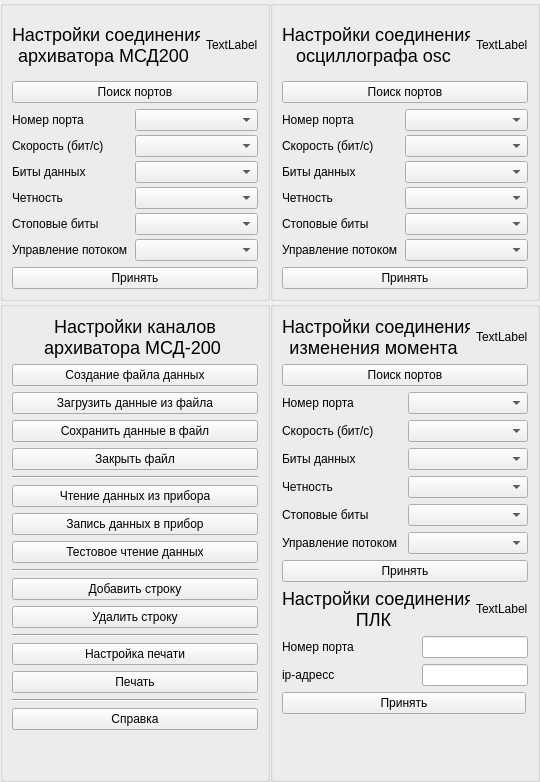
    <widget class="QWidget" name="widget_2" native="true">
     <layout class="QGridLayout" name="gridLayout_4">
      <property name="leftMargin">
       <number>0</number>
      </property>
      <property name="topMargin">
       <number>0</number>
      </property>
      <property name="rightMargin">
       <number>0</number>
      </property>
      <property name="bottomMargin">
       <number>0</number>
      </property>
      <property name="spacing">
       <number>0</number>
      </property>
      <item row="0" column="0">
       <widget class="QGroupBox" name="groupBox_4">
        <property name="sizePolicy">
         <sizepolicy hsizetype="Preferred" vsizetype="Preferred">
          <horstretch>0</horstretch>
          <verstretch>0</verstretch>
         </sizepolicy>
        </property>
        <property name="minimumSize">
         <size>
          <width>0</width>
          <height>0</height>
         </size>
        </property>
        <property name="maximumSize">
         <size>
          <width>270</width>
          <height>16777215</height>
         </size>
        </property>
        <property name="title">
         <string/>
        </property>
        <layout class="QGridLayout" name="gridLayout_5">
         <item row="0" column="0">
          <widget class="QLabel" name="label_7">
           <property name="sizePolicy">
            <sizepolicy hsizetype="Preferred" vsizetype="Preferred">
             <horstretch>0</horstretch>
             <verstretch>0</verstretch>
            </sizepolicy>
           </property>
           <property name="minimumSize">
            <size>
             <width>0</width>
             <height>60</height>
            </size>
           </property>
           <property name="maximumSize">
            <size>
             <width>16777215</width>
             <height>60</height>
            </size>
           </property>
           <property name="text">
            <string>&lt;div style=&quot;font-size: 18px;text-align: center;&quot;&gt;
&lt;p&gt;Настройки соединения&lt;br&gt;архиватора МСД200&lt;/p&gt;
&lt;/dev&gt;</string>
           </property>
          </widget>
         </item>
         <item row="0" column="1">
          <widget class="QLabel" name="label_38">
           <property name="text">
            <string>TextLabel</string>
           </property>
          </widget>
         </item>
         <item row="2" column="0" colspan="2">
          <layout class="QGridLayout" name="gridLayout_7">
           <property name="horizontalSpacing">
            <number>0</number>
           </property>
           <property name="verticalSpacing">
            <number>4</number>
           </property>
           <item row="0" column="0">
            <widget class="QLabel" name="label_8">
             <property name="text">
              <string>Номер порта</string>
             </property>
            </widget>
           </item>
           <item row="5" column="1">
            <widget class="QComboBox" name="comboBox_6">
             <property name="focusPolicy">
              <enum>Qt::StrongFocus</enum>
             </property>
            </widget>
           </item>
           <item row="4" column="0">
            <widget class="QLabel" name="label_12">
             <property name="text">
              <string>Стоповые биты</string>
             </property>
            </widget>
           </item>
           <item row="3" column="0">
            <widget class="QLabel" name="label_11">
             <property name="text">
              <string>Четность</string>
             </property>
            </widget>
           </item>
           <item row="1" column="1">
            <widget class="QComboBox" name="comboBox_2">
             <property name="focusPolicy">
              <enum>Qt::StrongFocus</enum>
             </property>
             <property name="currentIndex">
              <number>-1</number>
             </property>
            </widget>
           </item>
           <item row="2" column="1">
            <widget class="QComboBox" name="comboBox_3">
             <property name="focusPolicy">
              <enum>Qt::StrongFocus</enum>
             </property>
            </widget>
           </item>
           <item row="5" column="0">
            <widget class="QLabel" name="label_13">
             <property name="text">
              <string>Управление потоком</string>
             </property>
            </widget>
           </item>
           <item row="4" column="1">
            <widget class="QComboBox" name="comboBox_5">
             <property name="focusPolicy">
              <enum>Qt::StrongFocus</enum>
             </property>
            </widget>
           </item>
           <item row="0" column="1">
            <widget class="QComboBox" name="comboBox">
             <property name="focusPolicy">
              <enum>Qt::StrongFocus</enum>
             </property>
            </widget>
           </item>
           <item row="2" column="0">
            <widget class="QLabel" name="label_10">
             <property name="text">
              <string>Биты данных</string>
             </property>
            </widget>
           </item>
           <item row="3" column="1">
            <widget class="QComboBox" name="comboBox_4">
             <property name="focusPolicy">
              <enum>Qt::StrongFocus</enum>
             </property>
            </widget>
           </item>
           <item row="1" column="0">
            <widget class="QLabel" name="label_9">
             <property name="text">
              <string>Скорость (бит/с)</string>
             </property>
            </widget>
           </item>
          </layout>
         </item>
         <item row="1" column="0" colspan="2">
          <widget class="QPushButton" name="SearchPort">
           <property name="focusPolicy">
            <enum>Qt::StrongFocus</enum>
           </property>
           <property name="text">
            <string>Поиск портов</string>
           </property>
          </widget>
         </item>
         <item row="3" column="0" colspan="2">
          <widget class="QPushButton" name="EnterPort">
           <property name="focusPolicy">
            <enum>Qt::StrongFocus</enum>
           </property>
           <property name="text">
            <string>Принять</string>
           </property>
           <property name="checkable">
            <bool>false</bool>
           </property>
          </widget>
         </item>
        </layout>
       </widget>
      </item>
      <item row="1" column="0" rowspan="2">
       <widget class="QGroupBox" name="groupBox_5">
        <property name="sizePolicy">
         <sizepolicy hsizetype="Preferred" vsizetype="Preferred">
          <horstretch>0</horstretch>
          <verstretch>0</verstretch>
         </sizepolicy>
        </property>
        <property name="minimumSize">
         <size>
          <width>270</width>
          <height>0</height>
         </size>
        </property>
        <property name="maximumSize">
         <size>
          <width>300</width>
          <height>16777215</height>
         </size>
        </property>
        <property name="title">
         <string/>
        </property>
        <layout class="QGridLayout" name="gridLayout_20">
         <item row="1" column="0" colspan="2">
          <layout class="QVBoxLayout" name="verticalLayout_2">
           <item>
            <widget class="QPushButton" name="CreateFile">
             <property name="text">
              <string>Создание файла данных</string>
             </property>
            </widget>
           </item>
           <item>
            <widget class="QPushButton" name="OpenFile">
             <property name="text">
              <string>Загрузить данные из файла</string>
             </property>
            </widget>
           </item>
           <item>
            <widget class="QPushButton" name="SaveFile">
             <property name="text">
              <string>Сохранить данные в файл</string>
             </property>
            </widget>
           </item>
           <item>
            <widget class="QPushButton" name="CloseFile">
             <property name="text">
              <string>Закрыть файл</string>
             </property>
            </widget>
           </item>
           <item>
            <widget class="Line" name="line">
             <property name="minimumSize">
              <size>
               <width>0</width>
               <height>2</height>
              </size>
             </property>
             <property name="orientation">
              <enum>Qt::Horizontal</enum>
             </property>
            </widget>
           </item>
           <item>
            <widget class="QPushButton" name="ReadPribor">
             <property name="text">
              <string>Чтение данных из прибора</string>
             </property>
            </widget>
           </item>
           <item>
            <widget class="QPushButton" name="WritePribor">
             <property name="text">
              <string>Запись данных в прибор</string>
             </property>
            </widget>
           </item>
           <item>
            <widget class="QPushButton" name="testPribor">
             <property name="text">
              <string>Тестовое чтение данных</string>
             </property>
             <property name="checkable">
              <bool>true</bool>
             </property>
            </widget>
           </item>
           <item>
            <widget class="Line" name="line_2">
             <property name="orientation">
              <enum>Qt::Horizontal</enum>
             </property>
            </widget>
           </item>
           <item>
            <widget class="QPushButton" name="AddRow">
             <property name="text">
              <string>Добавить строку</string>
             </property>
            </widget>
           </item>
           <item>
            <widget class="QPushButton" name="RemoveRow">
             <property name="text">
              <string>Удалить строку</string>
             </property>
            </widget>
           </item>
           <item>
            <widget class="Line" name="line_3">
             <property name="orientation">
              <enum>Qt::Horizontal</enum>
             </property>
            </widget>
           </item>
           <item>
            <widget class="QPushButton" name="printSetup">
             <property name="text">
              <string>Настройка печати</string>
             </property>
            </widget>
           </item>
           <item>
            <widget class="QPushButton" name="Print">
             <property name="text">
              <string>Печать</string>
             </property>
            </widget>
           </item>
           <item>
            <widget class="Line" name="line_4">
             <property name="orientation">
              <enum>Qt::Horizontal</enum>
             </property>
            </widget>
           </item>
           <item>
            <widget class="QPushButton" name="Help">
             <property name="text">
              <string>Справка</string>
             </property>
            </widget>
           </item>
          </layout>
         </item>
         <item row="0" column="0" colspan="2">
          <widget class="QLabel" name="label_16">
           <property name="sizePolicy">
            <sizepolicy hsizetype="Preferred" vsizetype="Minimum">
             <horstretch>0</horstretch>
             <verstretch>0</verstretch>
            </sizepolicy>
           </property>
           <property name="minimumSize">
            <size>
             <width>0</width>
             <height>0</height>
            </size>
           </property>
           <property name="maximumSize">
            <size>
             <width>16777215</width>
             <height>16777215</height>
            </size>
           </property>
           <property name="text">
            <string>&lt;div style=&quot;font-size: 18px;text-align: center;&quot;&gt;
&lt;p&gt;Настройки каналов&lt;br&gt;архиватора МСД-200&lt;/p&gt;
&lt;/dev&gt;</string>
           </property>
          </widget>
         </item>
         <item row="2" column="0">
          <spacer name="verticalSpacer">
           <property name="orientation">
            <enum>Qt::Vertical</enum>
           </property>
           <property name="sizeHint" stdset="0">
            <size>
             <width>20</width>
             <height>40</height>
            </size>
           </property>
          </spacer>
         </item>
        </layout>
       </widget>
      </item>
      <item row="0" column="1">
       <widget class="QGroupBox" name="groupBox_6">
        <property name="sizePolicy">
         <sizepolicy hsizetype="Preferred" vsizetype="Preferred">
          <horstretch>0</horstretch>
          <verstretch>0</verstretch>
         </sizepolicy>
        </property>
        <property name="minimumSize">
         <size>
          <width>0</width>
          <height>0</height>
         </size>
        </property>
        <property name="maximumSize">
         <size>
          <width>270</width>
          <height>16777215</height>
         </size>
        </property>
        <property name="title">
         <string/>
        </property>
        <layout class="QGridLayout" name="gridLayout_6">
         <item row="0" column="0">
          <widget class="QLabel" name="label_40">
           <property name="minimumSize">
            <size>
             <width>0</width>
             <height>60</height>
            </size>
           </property>
           <property name="maximumSize">
            <size>
             <width>16777215</width>
             <height>60</height>
            </size>
           </property>
           <property name="text">
            <string>&lt;div style=&quot;font-size: 18px;text-align: center;&quot;&gt;
&lt;p&gt;Настройки соединения&lt;br&gt;осциллографа osc&lt;/p&gt;
&lt;/dev&gt;</string>
           </property>
          </widget>
         </item>
         <item row="0" column="1">
          <widget class="QLabel" name="label_56">
           <property name="text">
            <string>TextLabel</string>
           </property>
          </widget>
         </item>
         <item row="2" column="0" colspan="2">
          <layout class="QGridLayout" name="gridLayout_12">
           <property name="horizontalSpacing">
            <number>0</number>
           </property>
           <property name="verticalSpacing">
            <number>4</number>
           </property>
           <item row="2" column="0">
            <widget class="QLabel" name="label_41">
             <property name="text">
              <string>Биты данных</string>
             </property>
            </widget>
           </item>
           <item row="3" column="0">
            <widget class="QLabel" name="label_42">
             <property name="text">
              <string>Четность</string>
             </property>
            </widget>
           </item>
           <item row="0" column="0">
            <widget class="QLabel" name="label_43">
             <property name="text">
              <string>Номер порта</string>
             </property>
            </widget>
           </item>
           <item row="3" column="1">
            <widget class="QComboBox" name="comboBox_7">
             <property name="focusPolicy">
              <enum>Qt::StrongFocus</enum>
             </property>
            </widget>
           </item>
           <item row="4" column="0">
            <widget class="QLabel" name="label_44">
             <property name="text">
              <string>Стоповые биты</string>
             </property>
            </widget>
           </item>
           <item row="4" column="1">
            <widget class="QComboBox" name="comboBox_8">
             <property name="focusPolicy">
              <enum>Qt::StrongFocus</enum>
             </property>
            </widget>
           </item>
           <item row="1" column="0">
            <widget class="QLabel" name="label_45">
             <property name="text">
              <string>Скорость (бит/с)</string>
             </property>
            </widget>
           </item>
           <item row="1" column="1">
            <widget class="QComboBox" name="comboBox_9">
             <property name="focusPolicy">
              <enum>Qt::StrongFocus</enum>
             </property>
             <property name="currentIndex">
              <number>-1</number>
             </property>
            </widget>
           </item>
           <item row="5" column="0">
            <widget class="QLabel" name="label_46">
             <property name="text">
              <string>Управление потоком</string>
             </property>
            </widget>
           </item>
           <item row="0" column="1">
            <widget class="QComboBox" name="comboBox_10">
             <property name="focusPolicy">
              <enum>Qt::StrongFocus</enum>
             </property>
            </widget>
           </item>
           <item row="2" column="1">
            <widget class="QComboBox" name="comboBox_11">
             <property name="focusPolicy">
              <enum>Qt::StrongFocus</enum>
             </property>
            </widget>
           </item>
           <item row="5" column="1">
            <widget class="QComboBox" name="comboBox_12">
             <property name="focusPolicy">
              <enum>Qt::StrongFocus</enum>
             </property>
            </widget>
           </item>
          </layout>
         </item>
         <item row="3" column="0" colspan="2">
          <widget class="QPushButton" name="EnterPort_2">
           <property name="focusPolicy">
            <enum>Qt::StrongFocus</enum>
           </property>
           <property name="text">
            <string>Принять</string>
           </property>
           <property name="checkable">
            <bool>false</bool>
           </property>
          </widget>
         </item>
         <item row="1" column="0" colspan="2">
          <widget class="QPushButton" name="SearchPort_2">
           <property name="focusPolicy">
            <enum>Qt::StrongFocus</enum>
           </property>
           <property name="text">
            <string>Поиск портов</string>
           </property>
          </widget>
         </item>
        </layout>
       </widget>
      </item>
      <item row="1" column="1" rowspan="2">
       <widget class="QGroupBox" name="groupBox_7">
        <property name="sizePolicy">
         <sizepolicy hsizetype="Preferred" vsizetype="Preferred">
          <horstretch>0</horstretch>
          <verstretch>0</verstretch>
         </sizepolicy>
        </property>
        <property name="minimumSize">
         <size>
          <width>270</width>
          <height>0</height>
         </size>
        </property>
        <property name="maximumSize">
         <size>
          <width>270</width>
          <height>16777215</height>
         </size>
        </property>
        <property name="title">
         <string/>
        </property>
        <layout class="QGridLayout" name="gridLayout_19">
         <item row="2" column="0">
          <widget class="QLabel" name="label_54">
           <property name="sizePolicy">
            <sizepolicy hsizetype="Preferred" vsizetype="Fixed">
             <horstretch>0</horstretch>
             <verstretch>0</verstretch>
            </sizepolicy>
           </property>
           <property name="minimumSize">
            <size>
             <width>0</width>
             <height>40</height>
            </size>
           </property>
           <property name="maximumSize">
            <size>
             <width>16777215</width>
             <height>16777215</height>
            </size>
           </property>
           <property name="text">
            <string>&lt;div style=&quot;font-size: 18px;text-align: center;&quot;&gt;
&lt;p&gt;Настройки соединения&lt;br&gt;ПЛК&lt;/p&gt;
&lt;/dev&gt;</string>
           </property>
          </widget>
         </item>
         <item row="0" column="1">
          <widget class="QLabel" name="label_58">
           <property name="text">
            <string>TextLabel</string>
           </property>
          </widget>
         </item>
         <item row="1" column="0" colspan="2">
          <layout class="QGridLayout" name="gridLayout_14">
           <item row="0" column="0">
            <widget class="QPushButton" name="SearchPort_3">
             <property name="focusPolicy">
              <enum>Qt::StrongFocus</enum>
             </property>
             <property name="text">
              <string>Поиск портов</string>
             </property>
            </widget>
           </item>
           <item row="1" column="0">
            <layout class="QGridLayout" name="gridLayout_15">
             <item row="1" column="0" colspan="2">
              <widget class="QPushButton" name="EnterPort_3">
               <property name="focusPolicy">
                <enum>Qt::StrongFocus</enum>
               </property>
               <property name="text">
                <string>Принять</string>
               </property>
               <property name="checkable">
                <bool>false</bool>
               </property>
              </widget>
             </item>
             <item row="0" column="0" colspan="2">
              <layout class="QGridLayout" name="gridLayout_16">
               <item row="2" column="0">
                <widget class="QLabel" name="label_48">
                 <property name="text">
                  <string>Биты данных</string>
                 </property>
                </widget>
               </item>
               <item row="3" column="0">
                <widget class="QLabel" name="label_49">
                 <property name="text">
                  <string>Четность</string>
                 </property>
                </widget>
               </item>
               <item row="0" column="0">
                <widget class="QLabel" name="label_50">
                 <property name="text">
                  <string>Номер порта</string>
                 </property>
                </widget>
               </item>
               <item row="3" column="1">
                <widget class="QComboBox" name="comboBox_13">
                 <property name="focusPolicy">
                  <enum>Qt::StrongFocus</enum>
                 </property>
                </widget>
               </item>
               <item row="4" column="0">
                <widget class="QLabel" name="label_51">
                 <property name="text">
                  <string>Стоповые биты</string>
                 </property>
                </widget>
               </item>
               <item row="4" column="1">
                <widget class="QComboBox" name="comboBox_14">
                 <property name="focusPolicy">
                  <enum>Qt::StrongFocus</enum>
                 </property>
                </widget>
               </item>
               <item row="1" column="0">
                <widget class="QLabel" name="label_52">
                 <property name="text">
                  <string>Скорость (бит/с)</string>
                 </property>
                </widget>
               </item>
               <item row="1" column="1">
                <widget class="QComboBox" name="comboBox_15">
                 <property name="focusPolicy">
                  <enum>Qt::StrongFocus</enum>
                 </property>
                 <property name="currentIndex">
                  <number>-1</number>
                 </property>
                </widget>
               </item>
               <item row="5" column="0">
                <widget class="QLabel" name="label_53">
                 <property name="text">
                  <string>Управление потоком</string>
                 </property>
                </widget>
               </item>
               <item row="0" column="1">
                <widget class="QComboBox" name="comboBox_16">
                 <property name="focusPolicy">
                  <enum>Qt::StrongFocus</enum>
                 </property>
                </widget>
               </item>
               <item row="2" column="1">
                <widget class="QComboBox" name="comboBox_17">
                 <property name="focusPolicy">
                  <enum>Qt::StrongFocus</enum>
                 </property>
                </widget>
               </item>
               <item row="5" column="1">
                <widget class="QComboBox" name="comboBox_18">
                 <property name="focusPolicy">
                  <enum>Qt::StrongFocus</enum>
                 </property>
                </widget>
               </item>
              </layout>
             </item>
            </layout>
           </item>
          </layout>
         </item>
         <item row="2" column="1">
          <widget class="QLabel" name="label_60">
           <property name="text">
            <string>TextLabel</string>
           </property>
          </widget>
         </item>
         <item row="3" column="0" colspan="2">
          <layout class="QGridLayout" name="gridLayout_17">
           <item row="2" column="0" colspan="2">
            <widget class="QPushButton" name="EnterPort_4">
             <property name="sizePolicy">
              <sizepolicy hsizetype="Fixed" vsizetype="Fixed">
               <horstretch>0</horstretch>
               <verstretch>0</verstretch>
              </sizepolicy>
             </property>
             <property name="minimumSize">
              <size>
               <width>244</width>
               <height>0</height>
              </size>
             </property>
             <property name="maximumSize">
              <size>
               <width>244</width>
               <height>16777215</height>
              </size>
             </property>
             <property name="focusPolicy">
              <enum>Qt::StrongFocus</enum>
             </property>
             <property name="text">
              <string>Принять</string>
             </property>
             <property name="checkable">
              <bool>false</bool>
             </property>
            </widget>
           </item>
           <item row="1" column="0">
            <widget class="QLabel" name="label_59">
             <property name="text">
              <string>ip-адресс</string>
             </property>
            </widget>
           </item>
           <item row="0" column="0">
            <widget class="QLabel" name="label_57">
             <property name="text">
              <string>Номер порта</string>
             </property>
            </widget>
           </item>
           <item row="0" column="1">
            <widget class="QLineEdit" name="lineEdit">
             <property name="sizePolicy">
              <sizepolicy hsizetype="Fixed" vsizetype="Fixed">
               <horstretch>0</horstretch>
               <verstretch>0</verstretch>
              </sizepolicy>
             </property>
             <property name="minimumSize">
              <size>
               <width>106</width>
               <height>0</height>
              </size>
             </property>
             <property name="maximumSize">
              <size>
               <width>106</width>
               <height>16777215</height>
              </size>
             </property>
            </widget>
           </item>
           <item row="1" column="1">
            <widget class="QLineEdit" name="lineEdit_3">
             <property name="sizePolicy">
              <sizepolicy hsizetype="Fixed" vsizetype="Fixed">
               <horstretch>0</horstretch>
               <verstretch>0</verstretch>
              </sizepolicy>
             </property>
             <property name="maximumSize">
              <size>
               <width>106</width>
               <height>16777215</height>
              </size>
             </property>
            </widget>
           </item>
          </layout>
         </item>
         <item row="0" column="0">
          <widget class="QLabel" name="label_47">
           <property name="sizePolicy">
            <sizepolicy hsizetype="Preferred" vsizetype="Minimum">
             <horstretch>0</horstretch>
             <verstretch>0</verstretch>
            </sizepolicy>
           </property>
           <property name="minimumSize">
            <size>
             <width>0</width>
             <height>0</height>
            </size>
           </property>
           <property name="maximumSize">
            <size>
             <width>16777215</width>
             <height>16777215</height>
            </size>
           </property>
           <property name="text">
            <string>&lt;div style=&quot;font-size: 18px;text-align: center;&quot;&gt;
&lt;p&gt;Настройки соединения&lt;br&gt;изменения момента&lt;/p&gt;
&lt;/dev&gt;</string>
           </property>
          </widget>
         </item>
         <item row="4" column="0">
          <spacer name="verticalSpacer_2">
           <property name="orientation">
            <enum>Qt::Vertical</enum>
           </property>
           <property name="sizeHint" stdset="0">
            <size>
             <width>20</width>
             <height>40</height>
            </size>
           </property>
          </spacer>
         </item>
        </layout>
       </widget>
      </item>
     </layout>
    </widget>
